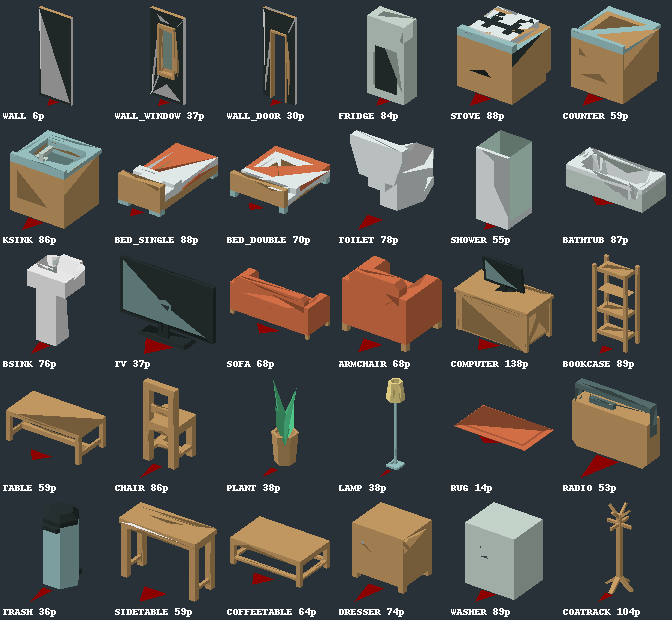
#> input picture model_preview.png, 672 x 620 px
$ python -i convert.py   (imports and definitions only)
#> lines starting #> are read from the running program, lines starting #| are printed output that depends on the picture
#!/usr/bin/env python3
"""
PocketLife asset converter.

Takes Kenney's Furniture Kit (CC0, https://kenney.nl/assets/furniture-kit),
finds the OBJ models the game needs, and turns each one into:
  * a Nintendo DS geometry-engine display list (packed GX commands,
    flat normals + per-material colours, auto-decimated to a polygon cap)
  * a 32x32 RGB15 catalog icon (from the kit's own renders when present,
    otherwise software-rendered from the mesh)

Output: source/gen_assets.c and include/gen_assets.h

Anything the kit doesn't have (or if the download failed) falls back to a
simple coloured box so the ROM always builds.

usage: convert.py <kit_dir> <repo_root>
"""
import math
sys_path_fix = None
import os
import re
import sys

try:
    from PIL import Image
except ImportError:  # icons fall back to the software renderer
    Image = None

# --------------------------------------------------------------------------
# What the game needs. key, candidate OBJ names (first match wins),
# fallback box (w, d, h in tiles, rgb), polygon cap, stack parts.
# --------------------------------------------------------------------------
MODELS = [
    # walls first: they define the tile size
    ("WALL",        ["wall"],                               (1, .1, 1.3, (230, 225, 210)), 16, None),
    ("WALL_WINDOW", ["wallWindow", "wallWindowSlide"],      (1, .1, 1.3, (200, 220, 240)), 48, None),
    ("WALL_DOOR",   ["wallDoorway", "wallDoorwayWide"],     (1, .1, 1.3, (180, 140, 100)), 40, None),
    ("FRIDGE",      ["kitchenFridge", "kitchenFridgeLarge"], (.8, .7, 1.3, (235, 235, 240)), 90, None),
    ("STOVE",       ["kitchenStove", "kitchenStoveElectric"], (.8, .7, .7, (200, 200, 205)), 90, None),
    ("COUNTER",     ["kitchenCabinet", "kitchenCabinetDrawer"], (.8, .7, .7, (190, 150, 110)), 80, None),
    ("KSINK",       ["kitchenSink"],                        (.8, .7, .7, (180, 190, 200)), 90, None),
    ("BED_SINGLE",  ["bedSingle"],                          (1, 2, .5, (120, 160, 220)), 90, None),
    ("BED_DOUBLE",  ["bedDouble"],                          (2, 2, .5, (200, 110, 120)), 90, None),
    ("TOILET",      ["toilet", "toiletSquare"],             (.6, .8, .7, (245, 245, 245)), 90, None),
    ("SHOWER",      ["shower", "showerRound"],              (.9, .9, 1.4, (190, 220, 235)), 90, None),
    ("BATHTUB",     ["bathtub"],                            (1, 2, .5, (240, 240, 245)), 90, None),
    ("BSINK",       ["bathroomSink", "bathroomSinkSquare"], (.6, .5, .9, (240, 240, 240)), 90, None),
    ("TV",          ["televisionModern", "televisionVintage"], (1, .4, 1.0, (50, 50, 60)), 90, None),
    ("SOFA",        ["loungeSofa", "loungeDesignSofa"],     (2, .9, .7, (90, 140, 120)), 90, None),
    ("ARMCHAIR",    ["loungeChair", "loungeDesignChair"],   (.9, .9, .7, (160, 110, 90)), 90, None),
    ("COMPUTER",    None,                                   (1, .6, 1.0, (150, 120, 90)), 150,
                    [["desk"], ["computerScreen", "laptop"]]),
    ("BOOKCASE",    ["bookcaseOpen", "bookcaseClosedWide", "bookcaseClosed"], (1, .4, 1.4, (150, 105, 70)), 90, None),
    ("TABLE",       ["table", "tableCloth"],                (1, 1, .7, (170, 125, 85)), 70, None),
    ("CHAIR",       ["chair", "chairCushion"],              (.6, .6, .9, (160, 115, 75)), 170, None),
    ("PLANT",       ["pottedPlant", "plantSmall1"],         (.5, .5, .9, (80, 160, 70)), 90, None),
    ("LAMP",        ["lampRoundFloor", "lampSquareFloor"],  (.4, .4, 1.3, (250, 230, 160)), 170, None),
    ("RUG",         ["rugRectangle", "rugRounded", "rugSquare"], (2, 1, .02, (190, 80, 80)), 24, None),
    ("RADIO",       ["radio", "speaker"],                   (.5, .3, .4, (60, 60, 70)), 70, None),
    ("TRASH",       ["trashcan"],                           (.4, .4, .5, (130, 140, 140)), 60, None),
    ("SIDETABLE",   ["sideTable", "sideTableDrawers"],      (.6, .6, .6, (170, 125, 85)), 60, None),
    ("COFFEETABLE", ["tableCoffee", "tableCoffeeGlass"],    (1.2, .7, .4, (150, 105, 70)), 70, None),
    ("DRESSER",     ["cabinetBedDrawer", "cabinetBedDrawerTable", "cabinetBed"], (1, .5, .8, (190, 150, 110)), 80, None),
    ("WASHER",      ["washer", "washerDryerStacked"],       (.8, .8, .9, (235, 235, 240)), 90, None),
    ("COATRACK",    ["coatRackStanding", "coatRack"],       (.4, .4, 1.4, (140, 100, 70)), 170, None),
]

ICON = 32


# --------------------------------------------------------------------------
# OBJ / MTL loading
# --------------------------------------------------------------------------
class Mesh:
    def __init__(self):
        self.faces = []  # list of (verts[(x,y,z)], rgb)

    # [5 lines left out: function bbox, not called in this run]

    def transform(self, fn):
        self.faces = [([fn(v) for v in f], c) for f, c in self.faces]


# [87 lines left out: functions load_mtl, load_obj, box_mesh, not called in this run]


# --------------------------------------------------------------------------
# geometry helpers
# --------------------------------------------------------------------------
def sub(a, b): return (a[0] - b[0], a[1] - b[1], a[2] - b[2])
def cross(a, b): return (a[1] * b[2] - a[2] * b[1], a[2] * b[0] - a[0] * b[2], a[0] * b[1] - a[1] * b[0])


# [127 lines left out: functions face_normal, split_polys, merge_quads, decimate, not called in this run]


# --------------------------------------------------------------------------
# DS display list encoding
# --------------------------------------------------------------------------
CMD_BEGIN, CMD_DIFAMB, CMD_NORMAL, CMD_VTX16 = 0x40, 0x30, 0x21, 0x23


def rgb15(c):
    return (c[0] >> 3) | ((c[1] >> 3) << 5) | ((c[2] >> 3) << 10)


def f412(x):
    v = int(round(x * 4096))
    return max(-32768, min(32767, v)) & 0xFFFF


def n10(x):
    v = int(round(x * 511))
    return max(-512, min(511, v)) & 0x3FF


# [110 lines left out: functions encode, soft_render, preview_sheet, not called in this run]


def icon_from_png(path):
#> called with path = '../model_preview.png'
    im = Image.open(path).convert("RGBA")
    bb = im.getbbox()
#> bb = (0, 0, 672, 620)
    if bb:
        im = im.crop(bb)
    w, h = im.size
#> w = 672; h = 620
    s = (ICON - 2) / max(w, h)
#> s = 0.0446
    im = im.resize((max(1, int(w * s)), max(1, int(h * s))), Image.LANCZOS)
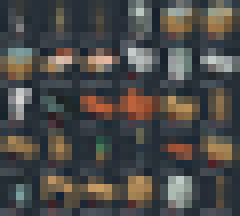
#> im: PIL image 30x27 RGBA (shown 8 times larger); mean R, G, B, A 75, 74.1, 72.2, 255
    canvas = Image.new("RGBA", (ICON, ICON), (0, 0, 0, 0))
#> canvas: PIL image 32x32 RGBA; every value is 0
    canvas.paste(im, ((ICON - im.width) // 2, (ICON - im.height) // 2), im)
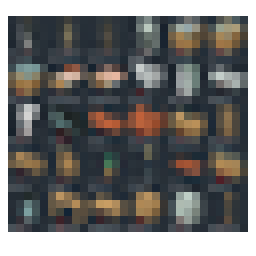
#> canvas: PIL image 32x32 RGBA (shown 8 times larger); mean R, G, B, A 59.3, 58.6, 57.1, 201.7; transparent parts drawn white
    rows = []
    for y in range(ICON):
        row = []
        for x in range(ICON):
            r, g, b, a = canvas.getpixel((x, y))
            row.append((r, g, b) if a > 110 else None)
        rows.append(row)
#> after the loop, rows = 32 items
    return rows


# [189 lines left out: functions icon_words, main, not called in this run]


# [2 lines not run here, left out]

>>> result = icon_from_png('../model_preview.png')
#> result = 32 items
